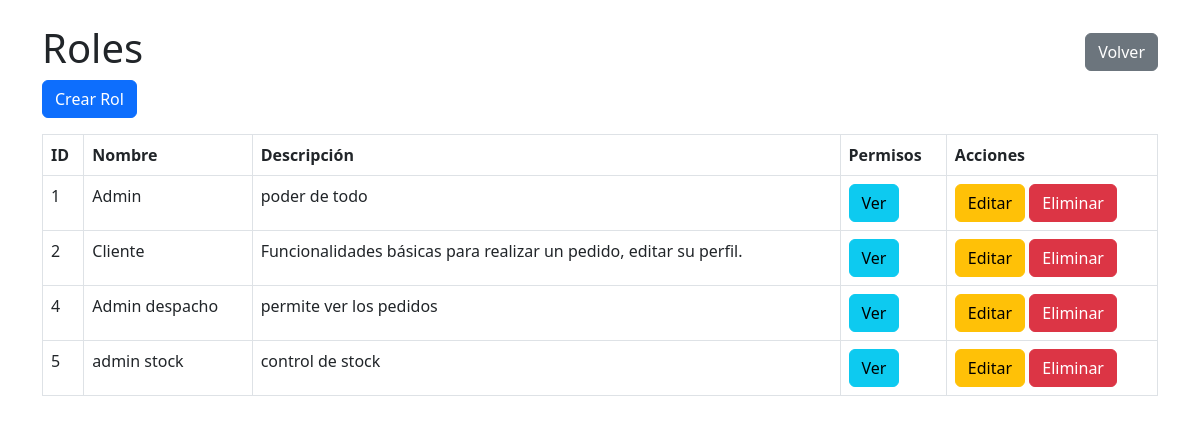
Screenshot of /mantenedores/roles/listar_roles.php with the database file from the repository.
### tables this page shows
CREATE TABLE `rol` (
  `id_rol` int(11) NOT NULL,
  `nombre_rol` varchar(50) NOT NULL,
  `descripcion_rol` text DEFAULT NULL
);

### mantenedores/roles/listar_roles.php (the view, shortened to what this page needs)
<?php
include '../../conexion.php';
$query_roles = "SELECT * FROM rol";
$roles = $conexion->query($query_roles);
?>
<!DOCTYPE html>
<html lang="es">
<head>
    <link href="https://cdn.jsdelivr.net/npm/bootstrap@5.3.0/dist/css/bootstrap.min.css" rel="stylesheet">
</head>
<body>
<div class="container mt-4">
    <div class="d-flex justify-content-between align-items-center">
        <h1>Roles</h1>
        <button class="btn btn-secondary" onclick="window.location.href='../../index/index-mantenedores.php'">Volver</button>
    </div>
    <a href="crear_rol.php" class="btn btn-primary mb-3">Crear Rol</a>
    <table class="table table-bordered">
        <thead>
            <tr>
                <th>ID</th>
                <th>Nombre</th>
                <th>Descripción</th>
                <th>Permisos</th>
                <th>Acciones</th>
            </tr>
        </thead>
        <tbody>
            <?php while ($row = $roles->fetch_assoc()): ?>
                <tr>
                    <td><?php echo $row['id_rol']; ?></td>
                    <td><?php echo $row['nombre_rol']; ?></td>
                    <td><?php echo $row['descripcion_rol']; ?></td>
                    <td>
                        <button class="btn btn-info" onclick="showPermissions(<?php echo $row['id_rol']; ?>)">Ver</button>
                    </td>
                    <td>
                        <a href="editar_rol.php?id_rol=<?php echo $row['id_rol']; ?>" class="btn btn-warning">Editar</a>
                        <a href="eliminar_rol.php?id_rol=<?php echo $row['id_rol']; ?>" class="btn btn-danger" onclick="return confirm('¿Estás seguro de eliminar este rol?')">Eliminar</a>
                    </td>
                </tr>
            <?php endwhile; ?>
        </tbody>
    </table>
</div>
</body>
</html>

### rows the page displays
rol: id_rol "1", nombre_rol "Admin", descripcion_rol "poder de todo"
rol: id_rol "2", nombre_rol "Cliente", descripcion_rol "Funcionalidades básicas para realizar un pedido, editar su perfil."
rol: id_rol "4", nombre_rol "Admin despacho", descripcion_rol "permite ver los pedidos"
rol: id_rol "5", nombre_rol "admin stock", descripcion_rol "control de stock"
